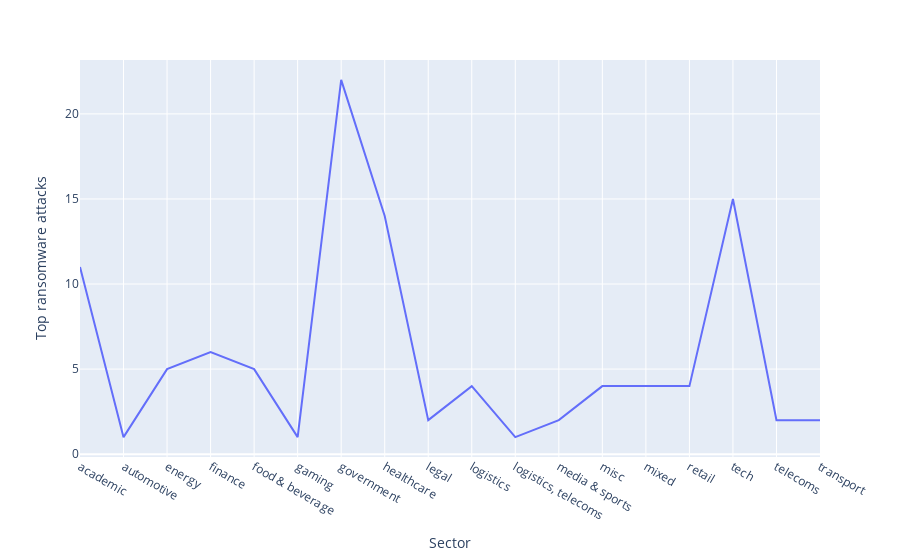

Here is the notebook cell this chart was saved with:
### Code cell
sec = df.groupby('Sector').count()
px.line(sec,x=sec.index,y=sec['Top ransomware attacks'])

### Figure 1 — Plotly figure (JSON) as saved in the notebook; plotly's stock layout.template omitted (floating-point values rounded to 4 significant figures)
{"data": [{"hovertemplate": "Sector=%{x}<br>Top ransomware attacks=%{y}<extra></extra>", "legendgroup": "", "line": {"color": "#636efa", "dash": "solid"}, "marker": {"symbol": "circle"}, "mode": "lines", "name": "", "orientation": "v", "showlegend": false, "type": "scatter", "x": ["academic", "automotive", "energy", "finance", "food & beverage", "gaming", "government", "healthcare", "legal", "logistics", "logistics, telecoms", "media & sports", "misc", "mixed", "retail", "tech", "telecoms", "transport"], "xaxis": "x", "y": [11, 1, 5, 6, 5, 1, 22, 14, 2, 4, 1, 2, 4, 4, 4, 15, 2, 2], "yaxis": "y"}], "layout": {"legend": {"tracegroupgap": 0}, "margin": {"t": 60}, "xaxis": {"anchor": "y", "domain": [0, 1], "title": {"text": "Sector"}}, "yaxis": {"anchor": "x", "domain": [0, 1], "title": {"text": "Top ransomware attacks"}}}}
